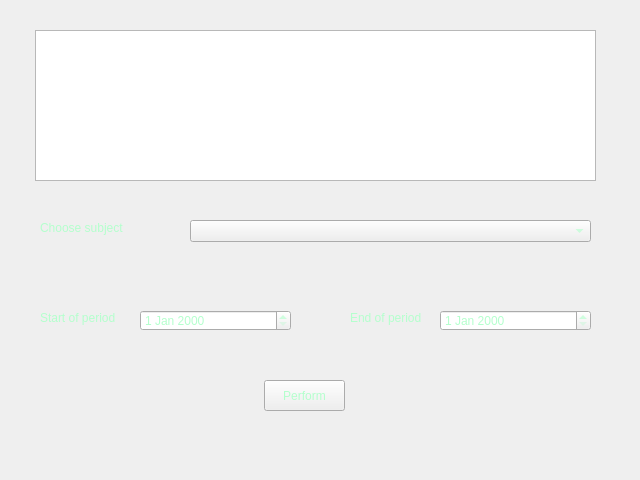
<?xml version="1.0" encoding="UTF-8"?>
<ui version="4.0">
 <class>Form</class>
 <widget class="QWidget" name="Form">
  <property name="geometry">
   <rect>
    <x>0</x>
    <y>0</y>
    <width>640</width>
    <height>480</height>
   </rect>
  </property>
  <property name="windowTitle">
   <string>Day - Book</string>
  </property>
  <property name="windowIcon">
   <iconset>
    <normaloff>../general/images.png</normaloff>../general/images.png</iconset>
  </property>
  <property name="styleSheet">
   <string notr="true">background-color: ;
color: rgb(180, 255, 205);</string>
  </property>
  <widget class="QComboBox" name="comboBox">
   <property name="geometry">
    <rect>
     <x>190</x>
     <y>220</y>
     <width>401</width>
     <height>22</height>
    </rect>
   </property>
   <property name="contextMenuPolicy">
    <enum>Qt::ActionsContextMenu</enum>
   </property>
  </widget>
  <widget class="QDateEdit" name="dateEdit">
   <property name="geometry">
    <rect>
     <x>440</x>
     <y>310</y>
     <width>151</width>
     <height>21</height>
    </rect>
   </property>
  </widget>
  <widget class="QPushButton" name="pushButton">
   <property name="geometry">
    <rect>
     <x>264</x>
     <y>380</y>
     <width>81</width>
     <height>31</height>
    </rect>
   </property>
   <property name="text">
    <string>Perform</string>
   </property>
  </widget>
  <widget class="QLabel" name="label_2">
   <property name="geometry">
    <rect>
     <x>350</x>
     <y>310</y>
     <width>81</width>
     <height>16</height>
    </rect>
   </property>
   <property name="text">
    <string>End of period</string>
   </property>
  </widget>
  <widget class="QDateEdit" name="dateEdit_2">
   <property name="geometry">
    <rect>
     <x>140</x>
     <y>310</y>
     <width>151</width>
     <height>21</height>
    </rect>
   </property>
  </widget>
  <widget class="QLabel" name="label_3">
   <property name="geometry">
    <rect>
     <x>40</x>
     <y>310</y>
     <width>81</width>
     <height>16</height>
    </rect>
   </property>
   <property name="text">
    <string>Start of period</string>
   </property>
  </widget>
  <widget class="QLabel" name="label_4">
   <property name="geometry">
    <rect>
     <x>40</x>
     <y>220</y>
     <width>91</width>
     <height>16</height>
    </rect>
   </property>
   <property name="text">
    <string>Choose subject</string>
   </property>
  </widget>
  <widget class="QTextBrowser" name="textBrowser">
   <property name="geometry">
    <rect>
     <x>35</x>
     <y>30</y>
     <width>561</width>
     <height>151</height>
    </rect>
   </property>
  </widget>
 </widget>
 <resources/>
 <connections>
  <connection>
   <sender>pushButton</sender>
   <signal>clicked()</signal>
   <receiver>Form</receiver>
   <slot>subject_table()</slot>
   <hints>
    <hint type="sourcelabel">
     <x>127</x>
     <y>391</y>
    </hint>
    <hint type="destinationlabel">
     <x>319</x>
     <y>239</y>
    </hint>
   </hints>
  </connection>
  <connection>
   <sender>comboBox</sender>
   <signal>editTextChanged(QString)</signal>
   <receiver>Form</receiver>
   <slot>chooseSubject()</slot>
   <hints>
    <hint type="sourcelabel">
     <x>390</x>
     <y>230</y>
    </hint>
    <hint type="destinationlabel">
     <x>319</x>
     <y>239</y>
    </hint>
   </hints>
  </connection>
  <connection>
   <sender>dateEdit_2</sender>
   <signal>editingFinished()</signal>
   <receiver>Form</receiver>
   <slot>addStart()</slot>
   <hints>
    <hint type="sourcelabel">
     <x>215</x>
     <y>320</y>
    </hint>
    <hint type="destinationlabel">
     <x>319</x>
     <y>239</y>
    </hint>
   </hints>
  </connection>
  <connection>
   <sender>dateEdit</sender>
   <signal>editingFinished()</signal>
   <receiver>Form</receiver>
   <slot>addEnd()</slot>
   <hints>
    <hint type="sourcelabel">
     <x>515</x>
     <y>320</y>
    </hint>
    <hint type="destinationlabel">
     <x>319</x>
     <y>239</y>
    </hint>
   </hints>
  </connection>
 </connections>
 <slots>
  <slot>subject_table()</slot>
  <slot>addStart()</slot>
  <slot>addEnd()</slot>
  <slot>chooseSubject()</slot>
 </slots>
</ui>
